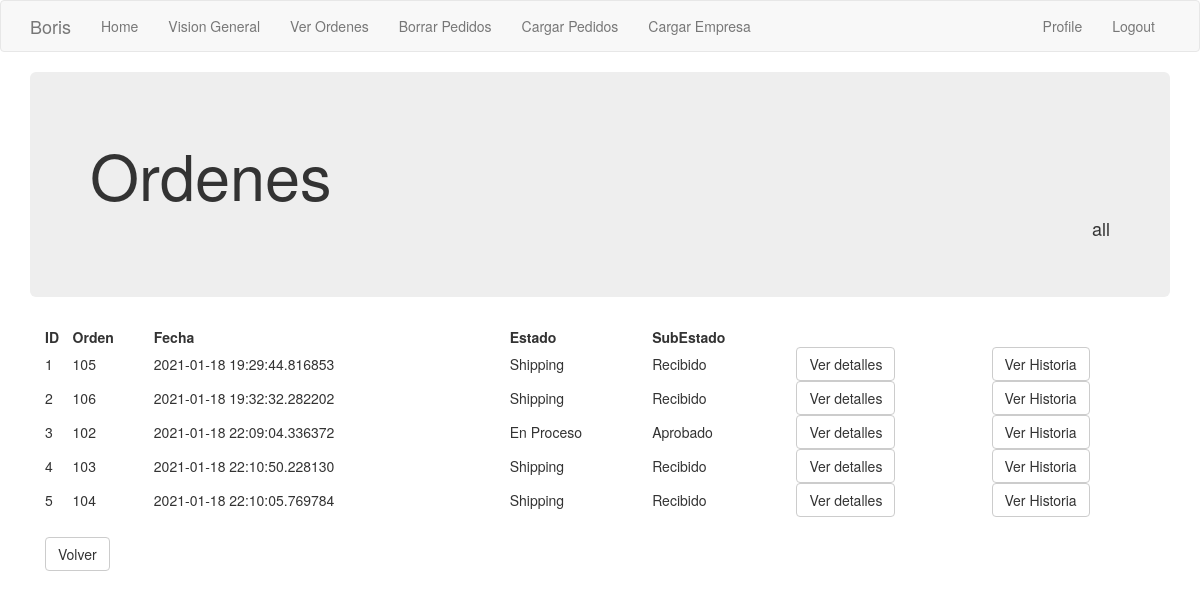
/ordenes/all (signed in), run on an earlier commit of the app's database.
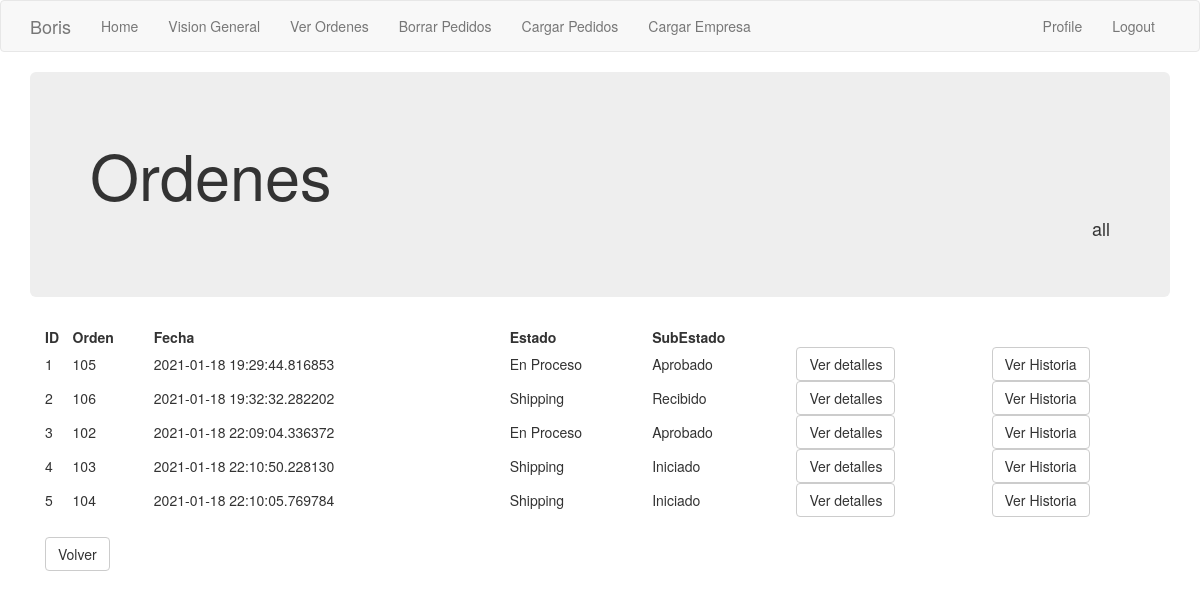
And on a later commit of the database.
### app/models.py (models this page shows, shortened)
class Order_header(db.Model):
    id = db.Column(db.Integer, primary_key=True)
    order_number = db.Column(db.Integer, index=True)
    order_id_anterior = db.Column(db.Integer)
    creation_date = db.Column(db.String(35), index=True)
    last_update_date = db.Column(db.String(35))
    payment_method = db.Column(db.String(10))
    payment_card = db.Column(db.String(10))
    courier_order_id = db.Column(db.String(64), index=True)
    status = db.Column(db.String(15))
    sub_status = db.Column(db.String(15))
    customer_address = db.Column(db.String(64))
    customer_number = db.Column(db.String(10))
    customer_floor = db.Column(db.String(10))
    customer_zipcode = db.Column(db.String(8))
    customer_locality = db.Column(db.String(64))
    customer_city = db.Column(db.String(64))
    customer_province = db.Column(db.String(64))
    customer_country = db.Column(db.String(64))
    detalle = db.relationship('Order_detail', backref='productos', lazy='dynamic')
    transaction = db.relationship('Transaction_log', backref='transaccion', lazy='dynamic')
    customer_id = db.Column(db.Integer, db.ForeignKey('customer.id'))
    store = db.Column(db.Integer, db.ForeignKey('company.store_id'))

### app/main/routes.py (the view)
@bp.route('/ordenes/<estado>', methods=['GET', 'POST'])
@login_required
def ver_ordenes(estado):
    if estado == 'all':
        ordenes =  Order_header.query.filter_by(store=current_user.store).all()
    else :
        ordenes = db.session.query(Order_header).filter((Order_header.store == current_user.store)).filter((Order_header.status == estado))
    return render_template('ordenes.html', title='Ordenes', ordenes=ordenes, estado=estado)

### app/main/routes.py (called while the page is built)
@bp.before_app_request
def before_request():
    if current_user.is_authenticated:
        current_user.last_seen = datetime.utcnow()
        db.session.commit()

### app/models.py (called while the page is built)
@login.user_loader
def load_user(id):
    return User.query.get(int(id))

### app/templates/ordenes.html
{% extends "base.html" %}
{% block app_content %}
<div class='jumbotron'>
    <h1> Ordenes</h1>
    <h4 class="text-right"> {{ estado }}</h4>
</div>
    <div class='container'>
        <table style="width:100%">
            <tr>
                <th>ID</th>
                <th>Orden</th>
                <th>Fecha</th>
                <th>Estado</th>
                <th>SubEstado</th>
                <th></th>
            </tr>
            {% for i in ordenes %}
            <tr>
                <td>{{i['id']}}</td>
                <td>{{i['order_number']}}</td>
                <td>{{i['creation_date']}}</td>
                <td>{{i['status']}}</td>
                <td>{{i['sub_status']}}</td>
                <td><a href="{{ url_for('main.orden', orden_id = i['id']) }}">
                    <button class="btn btn-default"> Ver detalles </button></td>
                <td><a href="{{ url_for('main.historia_orden', orden_id = i['id']) }}">
                    <button class="btn btn-default"> Ver Historia </button></td>
            </tr>
            {% endfor %}
        </table>
        <br>
        <td><a href="{{ url_for('main.vision_general') }}">
            <button class="btn btn-default"> Volver </button></a>
        </td>
    </div>
{% endblock %}

What changed in the data, as far as the page shows it:
changed Order_header id 1: status "Shipping" → "En Proceso"; sub_status "Recibido" → "Aprobado"
changed Order_header id 4: sub_status "Recibido" → "Iniciado"
changed Order_header id 5: sub_status "Recibido" → "Iniciado"
